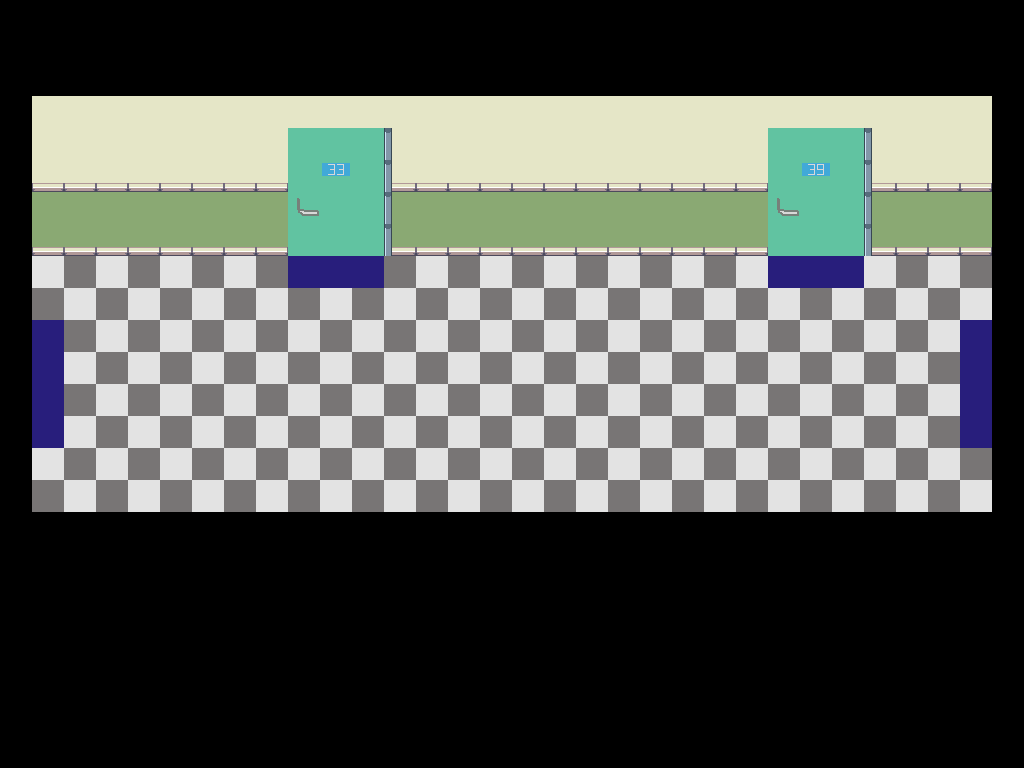

The image is a tile-based game level rendered from a .tmx file. Its description and source (layers, tilesets, objects; grid data summarised) follow:
An orthogonal 32x24 tile map with 32x32 px tiles, 10 tile layers (sol, vers_couloir2, vers_salle33, vers_salle39, ...), 7 tilesets.

<map version="1.8" tiledversion="1.8.2" orientation="orthogonal" renderorder="right-down" width="32" height="24" tilewidth="32" tileheight="32" infinite="0" nextlayerid="12" nextobjectid="1">
 <tileset firstgid="1" name="porte" tilewidth="32" tileheight="32" tilecount="16" columns="4">
  <image source="porte.png" trans="ff00ff" width="128" height="128" />
 </tileset>
 <tileset firstgid="17" source="test_porte(10).tsx" />
 <tileset firstgid="33" source="couleur.tsx" />
 <tileset firstgid="42" source="Interior.tsx" />
 <tileset firstgid="1066" source="porte.tsx" />
 <tileset firstgid="1082" source="pixel-cyberpunk-interior.tsx" />
 <tileset firstgid="1313" source="poignet.tsx" />
 <layer id="2" name="sol" width="32" height="24">
  <data>[768 cells, 240 non-empty, 4 distinct tile ids]</data>
 </layer>
 <layer id="6" name="vers_couloir2" width="32" height="24">
  <data>[768 cells, 4 non-empty, 1 distinct tile ids]</data>
 </layer>
 <layer id="9" name="vers_salle33" width="32" height="24">
  <data>[768 cells, 3 non-empty, 1 distinct tile ids]</data>
 </layer>
 <layer id="10" name="vers_salle39" width="32" height="24">
  <data>[768 cells, 3 non-empty, 1 distinct tile ids]</data>
 </layer>
 <layer id="11" name="vers_sol" width="32" height="24">
  <data>[768 cells, 4 non-empty, 1 distinct tile ids]</data>
 </layer>
 <layer id="5" name="noir 99" width="32" height="24">
  <data>[768 cells, 528 non-empty, 5 distinct tile ids]</data>
 </layer>
 <layer id="7" name="couleur mur 99" width="32" height="24">
  <data>[768 cells, 150 non-empty, 2 distinct tile ids]</data>
 </layer>
 <layer id="4" name="mur 99" width="32" height="24">
  <data>[768 cells, 60 non-empty, 1 distinct tile ids]</data>
 </layer>
 <layer id="3" name="porte 99" width="32" height="24">
  <data>[768 cells, 24 non-empty, 3 distinct tile ids]</data>
 </layer>
 <layer id="8" name="porte2 99" width="32" height="24">
  <data>[768 cells, 10 non-empty, 2 distinct tile ids]</data>
 </layer>
</map>
